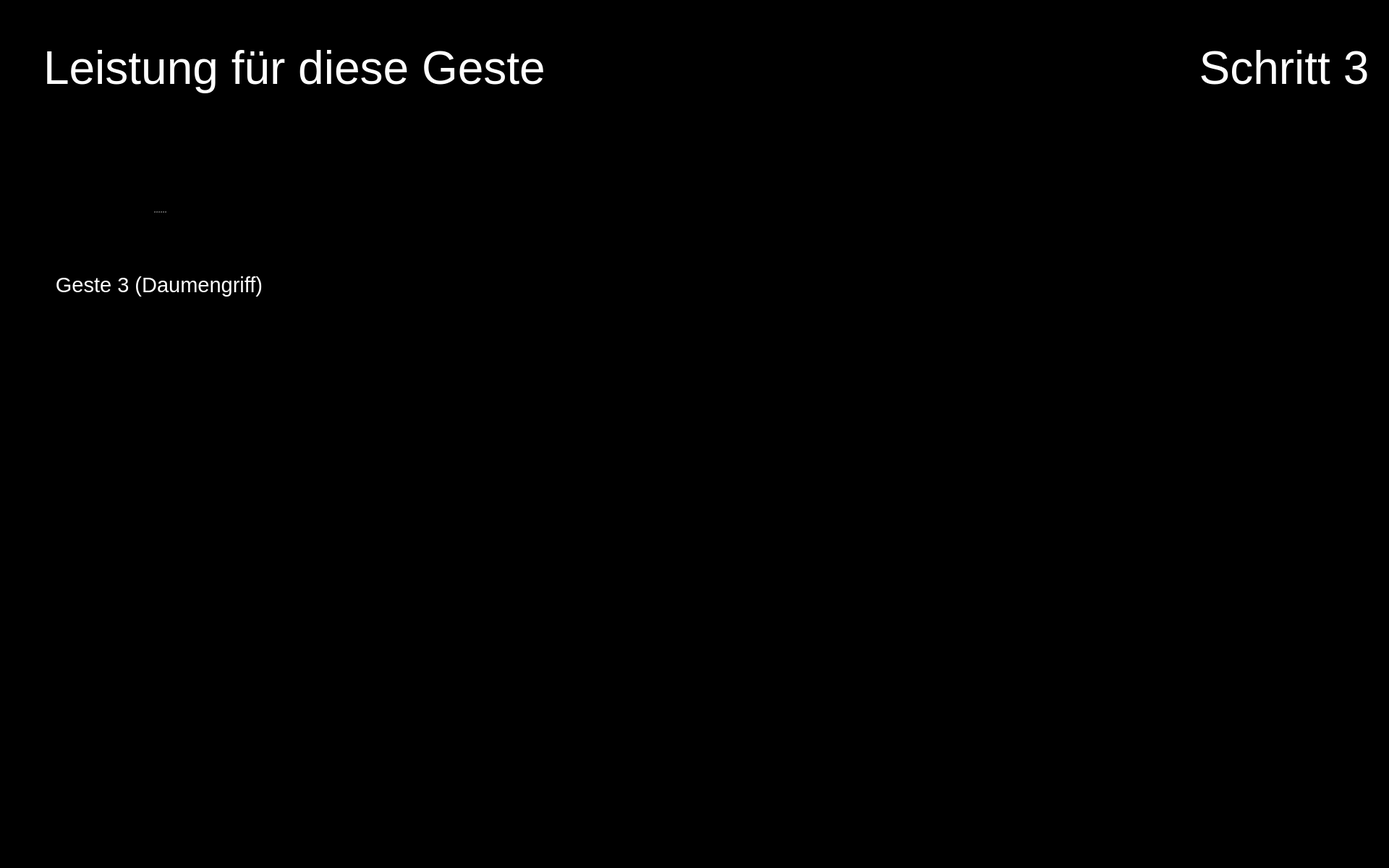
<?xml version="1.0" encoding="UTF-8"?>
<ui version="4.0">
 <class>Form</class>
 <widget class="QWidget" name="Form">
  <property name="geometry">
   <rect>
    <x>0</x>
    <y>0</y>
    <width>1920</width>
    <height>1200</height>
   </rect>
  </property>
  <property name="maximumSize">
   <size>
    <width>1920</width>
    <height>1200</height>
   </size>
  </property>
  <property name="windowTitle">
   <string>Form</string>
  </property>
  <property name="styleSheet">
   <string notr="true">background-color: rgb(0, 0, 0);</string>
  </property>
  <widget class="QPushButton" name="button_nav_left">
   <property name="enabled">
    <bool>true</bool>
   </property>
   <property name="geometry">
    <rect>
     <x>800</x>
     <y>560</y>
     <width>150</width>
     <height>150</height>
    </rect>
   </property>
   <property name="minimumSize">
    <size>
     <width>81</width>
     <height>81</height>
    </size>
   </property>
   <property name="maximumSize">
    <size>
     <width>150</width>
     <height>150</height>
    </size>
   </property>
   <property name="cursor">
    <cursorShape>OpenHandCursor</cursorShape>
   </property>
   <property name="focusPolicy">
    <enum>Qt::WheelFocus</enum>
   </property>
   <property name="contextMenuPolicy">
    <enum>Qt::DefaultContextMenu</enum>
   </property>
   <property name="layoutDirection">
    <enum>Qt::LeftToRight</enum>
   </property>
   <property name="autoFillBackground">
    <bool>false</bool>
   </property>
   <property name="styleSheet">
    <string notr="true"/>
   </property>
   <property name="icon">
    <iconset resource="resources/res.qrc">
     <normaloff>:/buttons/Button Left.svg</normaloff>:/buttons/Button Left.svg</iconset>
   </property>
   <property name="iconSize">
    <size>
     <width>144</width>
     <height>144</height>
    </size>
   </property>
   <property name="autoDefault">
    <bool>false</bool>
   </property>
   <property name="default">
    <bool>false</bool>
   </property>
   <property name="flat">
    <bool>true</bool>
   </property>
  </widget>
  <widget class="QPushButton" name="button_nav_right">
   <property name="enabled">
    <bool>true</bool>
   </property>
   <property name="geometry">
    <rect>
     <x>960</x>
     <y>560</y>
     <width>150</width>
     <height>150</height>
    </rect>
   </property>
   <property name="minimumSize">
    <size>
     <width>81</width>
     <height>81</height>
    </size>
   </property>
   <property name="maximumSize">
    <size>
     <width>150</width>
     <height>150</height>
    </size>
   </property>
   <property name="cursor">
    <cursorShape>OpenHandCursor</cursorShape>
   </property>
   <property name="focusPolicy">
    <enum>Qt::WheelFocus</enum>
   </property>
   <property name="contextMenuPolicy">
    <enum>Qt::DefaultContextMenu</enum>
   </property>
   <property name="layoutDirection">
    <enum>Qt::LeftToRight</enum>
   </property>
   <property name="autoFillBackground">
    <bool>false</bool>
   </property>
   <property name="styleSheet">
    <string notr="true"/>
   </property>
   <property name="icon">
    <iconset resource="resources/res.qrc">
     <normaloff>:/buttons/Button Right.svg</normaloff>:/buttons/Button Right.svg</iconset>
   </property>
   <property name="iconSize">
    <size>
     <width>144</width>
     <height>144</height>
    </size>
   </property>
   <property name="autoDefault">
    <bool>false</bool>
   </property>
   <property name="default">
    <bool>false</bool>
   </property>
   <property name="flat">
    <bool>true</bool>
   </property>
  </widget>
  <widget class="QPushButton" name="button_exit">
   <property name="enabled">
    <bool>true</bool>
   </property>
   <property name="geometry">
    <rect>
     <x>1760</x>
     <y>1040</y>
     <width>150</width>
     <height>150</height>
    </rect>
   </property>
   <property name="minimumSize">
    <size>
     <width>81</width>
     <height>81</height>
    </size>
   </property>
   <property name="maximumSize">
    <size>
     <width>150</width>
     <height>150</height>
    </size>
   </property>
   <property name="cursor">
    <cursorShape>OpenHandCursor</cursorShape>
   </property>
   <property name="focusPolicy">
    <enum>Qt::WheelFocus</enum>
   </property>
   <property name="contextMenuPolicy">
    <enum>Qt::DefaultContextMenu</enum>
   </property>
   <property name="icon">
    <iconset resource="resources/res.qrc">
     <normaloff>:/buttons/Button Exit.svg</normaloff>:/buttons/Button Exit.svg</iconset>
   </property>
   <property name="iconSize">
    <size>
     <width>144</width>
     <height>144</height>
    </size>
   </property>
   <property name="autoDefault">
    <bool>false</bool>
   </property>
   <property name="default">
    <bool>false</bool>
   </property>
   <property name="flat">
    <bool>true</bool>
   </property>
  </widget>
  <widget class="QLabel" name="icon_reaction_1">
   <property name="enabled">
    <bool>true</bool>
   </property>
   <property name="geometry">
    <rect>
     <x>1400</x>
     <y>250</y>
     <width>200</width>
     <height>200</height>
    </rect>
   </property>
   <property name="sizePolicy">
    <sizepolicy hsizetype="Preferred" vsizetype="Preferred">
     <horstretch>0</horstretch>
     <verstretch>0</verstretch>
    </sizepolicy>
   </property>
   <property name="maximumSize">
    <size>
     <width>200</width>
     <height>200</height>
    </size>
   </property>
   <property name="text">
    <string/>
   </property>
   <property name="scaledContents">
    <bool>true</bool>
   </property>
  </widget>
  <widget class="QLabel" name="image_step">
   <property name="geometry">
    <rect>
     <x>1650</x>
     <y>170</y>
     <width>250</width>
     <height>250</height>
    </rect>
   </property>
   <property name="font">
    <font>
     <pointsize>48</pointsize>
    </font>
   </property>
   <property name="styleSheet">
    <string notr="true">color: rgb(255, 255, 255);</string>
   </property>
   <property name="text">
    <string/>
   </property>
   <property name="pixmap">
    <pixmap resource="resources/res.qrc">:/detected steps/Detected Step3 Button.png</pixmap>
   </property>
   <property name="alignment">
    <set>Qt::AlignCenter</set>
   </property>
   <property name="wordWrap">
    <bool>true</bool>
   </property>
  </widget>
  <widget class="QLabel" name="icon_expert_1">
   <property name="enabled">
    <bool>true</bool>
   </property>
   <property name="geometry">
    <rect>
     <x>490</x>
     <y>220</y>
     <width>100</width>
     <height>100</height>
    </rect>
   </property>
   <property name="sizePolicy">
    <sizepolicy hsizetype="Preferred" vsizetype="Preferred">
     <horstretch>0</horstretch>
     <verstretch>0</verstretch>
    </sizepolicy>
   </property>
   <property name="maximumSize">
    <size>
     <width>100</width>
     <height>100</height>
    </size>
   </property>
   <property name="text">
    <string/>
   </property>
   <property name="pixmap">
    <pixmap resource="resources/res.qrc">:/img/Icon Expert.png</pixmap>
   </property>
   <property name="scaledContents">
    <bool>true</bool>
   </property>
  </widget>
  <widget class="QLabel" name="label_plot_1">
   <property name="geometry">
    <rect>
     <x>490</x>
     <y>180</y>
     <width>850</width>
     <height>340</height>
    </rect>
   </property>
   <property name="maximumSize">
    <size>
     <width>1200</width>
     <height>480</height>
    </size>
   </property>
   <property name="font">
    <font>
     <pointsize>48</pointsize>
    </font>
   </property>
   <property name="styleSheet">
    <string notr="true">color: rgb(255, 255, 255);</string>
   </property>
   <property name="text">
    <string/>
   </property>
   <property name="scaledContents">
    <bool>true</bool>
   </property>
  </widget>
  <widget class="QLabel" name="icon_newbie_1">
   <property name="enabled">
    <bool>true</bool>
   </property>
   <property name="geometry">
    <rect>
     <x>490</x>
     <y>380</y>
     <width>100</width>
     <height>100</height>
    </rect>
   </property>
   <property name="sizePolicy">
    <sizepolicy hsizetype="Preferred" vsizetype="Preferred">
     <horstretch>0</horstretch>
     <verstretch>0</verstretch>
    </sizepolicy>
   </property>
   <property name="maximumSize">
    <size>
     <width>100</width>
     <height>100</height>
    </size>
   </property>
   <property name="text">
    <string/>
   </property>
   <property name="pixmap">
    <pixmap resource="resources/res.qrc">:/img/Icon User.png</pixmap>
   </property>
   <property name="scaledContents">
    <bool>true</bool>
   </property>
  </widget>
  <widget class="QLabel" name="label_text_step">
   <property name="geometry">
    <rect>
     <x>1650</x>
     <y>20</y>
     <width>250</width>
     <height>150</height>
    </rect>
   </property>
   <property name="font">
    <font>
     <family>Arial</family>
     <pointsize>48</pointsize>
     <weight>9</weight>
     <italic>false</italic>
     <bold>false</bold>
    </font>
   </property>
   <property name="styleSheet">
    <string notr="true">font: 75 48pt &quot;Arial&quot;;
color: rgb(255, 255, 255);</string>
   </property>
   <property name="text">
    <string>Schritt 3</string>
   </property>
   <property name="textFormat">
    <enum>Qt::RichText</enum>
   </property>
   <property name="alignment">
    <set>Qt::AlignCenter</set>
   </property>
   <property name="wordWrap">
    <bool>true</bool>
   </property>
  </widget>
  <widget class="QSplitter" name="splitter_5">
   <property name="geometry">
    <rect>
     <x>60</x>
     <y>210</y>
     <width>320</width>
     <height>282</height>
    </rect>
   </property>
   <property name="orientation">
    <enum>Qt::Vertical</enum>
   </property>
   <widget class="QLabel" name="image_required_4">
    <property name="maximumSize">
     <size>
      <width>320</width>
      <height>240</height>
     </size>
    </property>
    <property name="text">
     <string/>
    </property>
    <property name="pixmap">
     <pixmap resource="resources/res.qrc">:/img/right_step3_gesture3.png</pixmap>
    </property>
    <property name="scaledContents">
     <bool>true</bool>
    </property>
   </widget>
   <widget class="QLabel" name="text_required_4">
    <property name="font">
     <font>
      <family>Arial</family>
      <pointsize>22</pointsize>
      <weight>9</weight>
      <italic>false</italic>
      <bold>false</bold>
     </font>
    </property>
    <property name="styleSheet">
     <string notr="true">font: 75 22pt &quot;Arial&quot;;
color: rgb(255, 255, 255);</string>
    </property>
    <property name="text">
     <string>Geste 3 (Daumengriff)</string>
    </property>
    <property name="textFormat">
     <enum>Qt::PlainText</enum>
    </property>
    <property name="alignment">
     <set>Qt::AlignCenter</set>
    </property>
    <property name="wordWrap">
     <bool>true</bool>
    </property>
   </widget>
  </widget>
  <widget class="QLabel" name="label_trouble">
   <property name="geometry">
    <rect>
     <x>60</x>
     <y>20</y>
     <width>1280</width>
     <height>150</height>
    </rect>
   </property>
   <property name="font">
    <font>
     <family>Arial</family>
     <pointsize>48</pointsize>
     <weight>9</weight>
     <italic>false</italic>
     <bold>false</bold>
    </font>
   </property>
   <property name="styleSheet">
    <string notr="true">font: 75 48pt &quot;Arial&quot;;
color: rgb(255, 255, 255);</string>
   </property>
   <property name="text">
    <string>Leistung für diese Geste</string>
   </property>
   <property name="textFormat">
    <enum>Qt::RichText</enum>
   </property>
   <property name="alignment">
    <set>Qt::AlignLeading|Qt::AlignLeft|Qt::AlignVCenter</set>
   </property>
   <property name="wordWrap">
    <bool>true</bool>
   </property>
  </widget>
  <zorder>label_plot_1</zorder>
  <zorder>button_nav_left</zorder>
  <zorder>button_nav_right</zorder>
  <zorder>button_exit</zorder>
  <zorder>icon_reaction_1</zorder>
  <zorder>image_step</zorder>
  <zorder>icon_expert_1</zorder>
  <zorder>icon_newbie_1</zorder>
  <zorder>label_text_step</zorder>
  <zorder>splitter_5</zorder>
  <zorder>label_trouble</zorder>
 </widget>
 <resources>
  <include location="resources/res.qrc"/>
 </resources>
 <connections/>
</ui>
